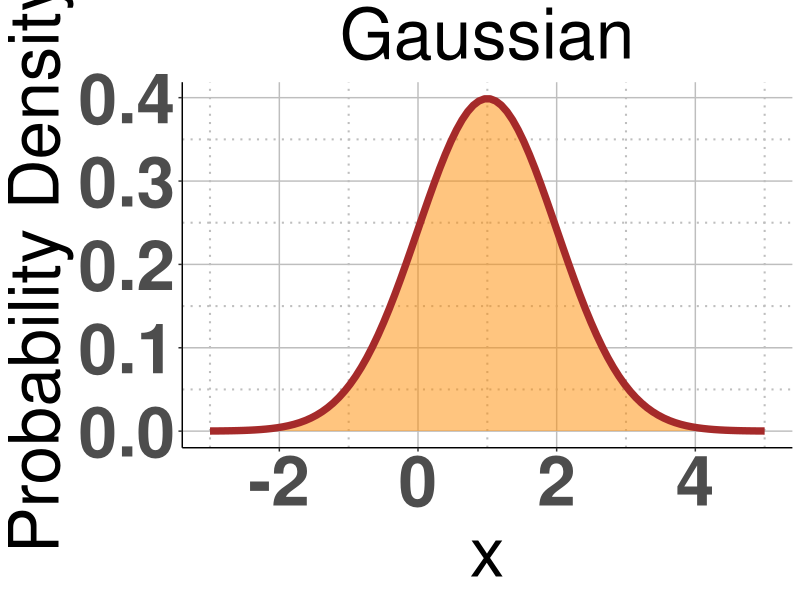
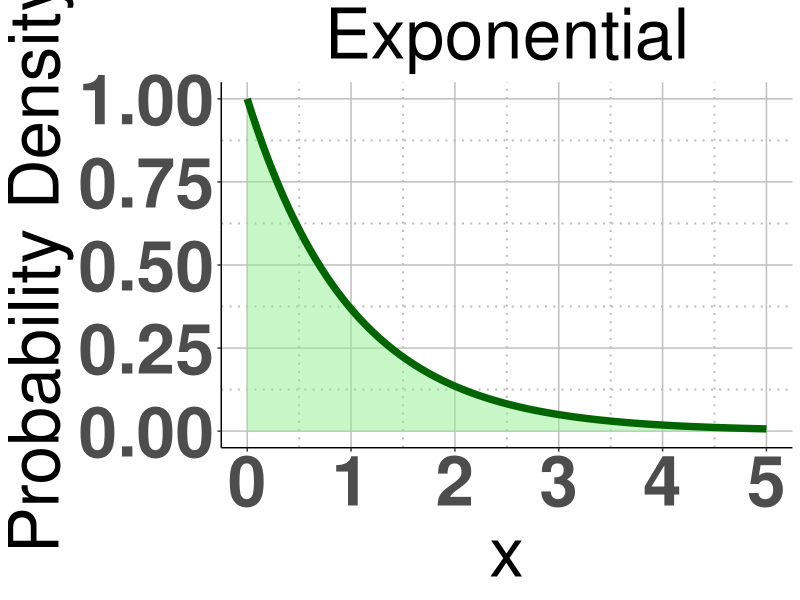
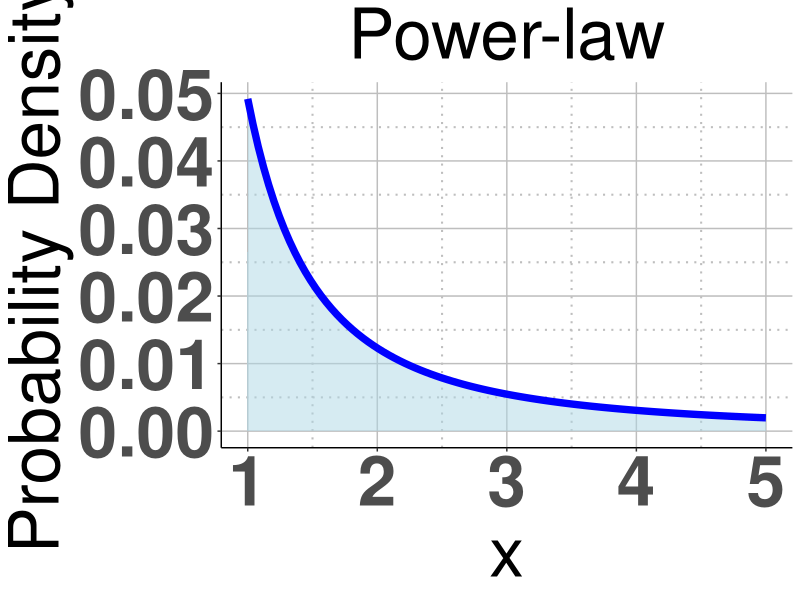

Write the R code that produced these figures, in order.
#Code to create plots of 3 distributions [Figures 2a,b,c]
#Written by Utsav Biswas. Final edit in May 2025.

###############################################################################
#Normal Distribution [Figure 2a]
library(ggplot2)
#Defining the mean and standard deviation
mean_value <- 1
sd_value <- 1
x <- seq(-3, 5, length.out = 100)
y <- dnorm(x, mean = mean_value, sd = sd_value)
data <- data.frame(x = x, y = y)
#Plotting the normal distribution using ggplot2
ggplot(data, aes(x = x, y = y)) +
  geom_area(fill = "darkorange", alpha = 0.5) +  
  geom_line(color = "brown", size = 2.5) +   
  labs(title = "Gaussian",
       x = "x",
       y = "Probability Density") +
  theme_classic() +  
  theme(
    plot.title = element_text(hjust = 0.5, size = 50),  
    axis.text = element_text(face = "bold", size = 50),  
    axis.title = element_text(size = 50),  
    panel.grid.major = element_line(size = 0.5, linetype = 'solid', colour = "grey"),  
    panel.grid.minor = element_line(size = 0.7, linetype = 'dotted', colour = "grey")  
  ) +
  xlim(-3, 5)  

###############################################################################
#Exponential Distribution [Figure 2b]
#Defining the rate parameter for the exponential distribution
lambda <- 1  # When lambda = 1, mean = 1/lambda = 1, sd = 1/lambda = 1
x <- seq(0, 5, length.out = 100)
y <- dexp(x, rate = lambda)
data <- data.frame(x = x, y = y)
#Plotting the exponential distribution using ggplot2
ggplot(data, aes(x = x, y = y)) +
  geom_area(fill = "lightgreen", alpha = 0.5) +  
  geom_line(color = "darkgreen", size = 2.5) +   
  labs(title = "Exponential",
       x = "x",
       y = "Probability Density") +
  theme_classic() + 
  theme(
    plot.title = element_text(hjust = 0.5, size = 50),  
    axis.text = element_text(face = "bold", size = 50),  
    axis.title = element_text(size = 50),  
    panel.grid.major = element_line(size = 0.5, linetype = 'solid', colour = "grey"),  
    panel.grid.minor = element_line(size = 0.7, linetype = 'dotted', colour = "grey")  
  ) +
  xlim(0, 5)  

###############################################################################
#Powerlaw Distribution [Figure 2c]
beta <- 2 #Power-law exponent
x <- seq(1, 5, length.out = 100)
y <- x^(-beta)
#Normalizing the y values to make it a proper probability density function
y <- y / sum(y)
data <- data.frame(x = x, y = y)

#Plotting the power-law distribution using ggplot2
ggplot(data, aes(x = x, y = y)) +
  geom_area(fill = "lightblue", alpha = 0.5) +  
  geom_line(color = "blue", size = 2.5) +       
  labs(title = "Power-law",
       x = "x",
       y = "Probability Density") +
  theme_classic() +  
  theme(
    plot.title = element_text(hjust = 0.5, size = 50),  
    axis.text = element_text(face = "bold", size = 50),  
    axis.title = element_text(size = 50),  
    panel.grid.major = element_line(size = 0.5, linetype = 'solid', colour = "grey"),  
    panel.grid.minor = element_line(size = 0.7, linetype = 'dotted', colour = "grey")  
  )
